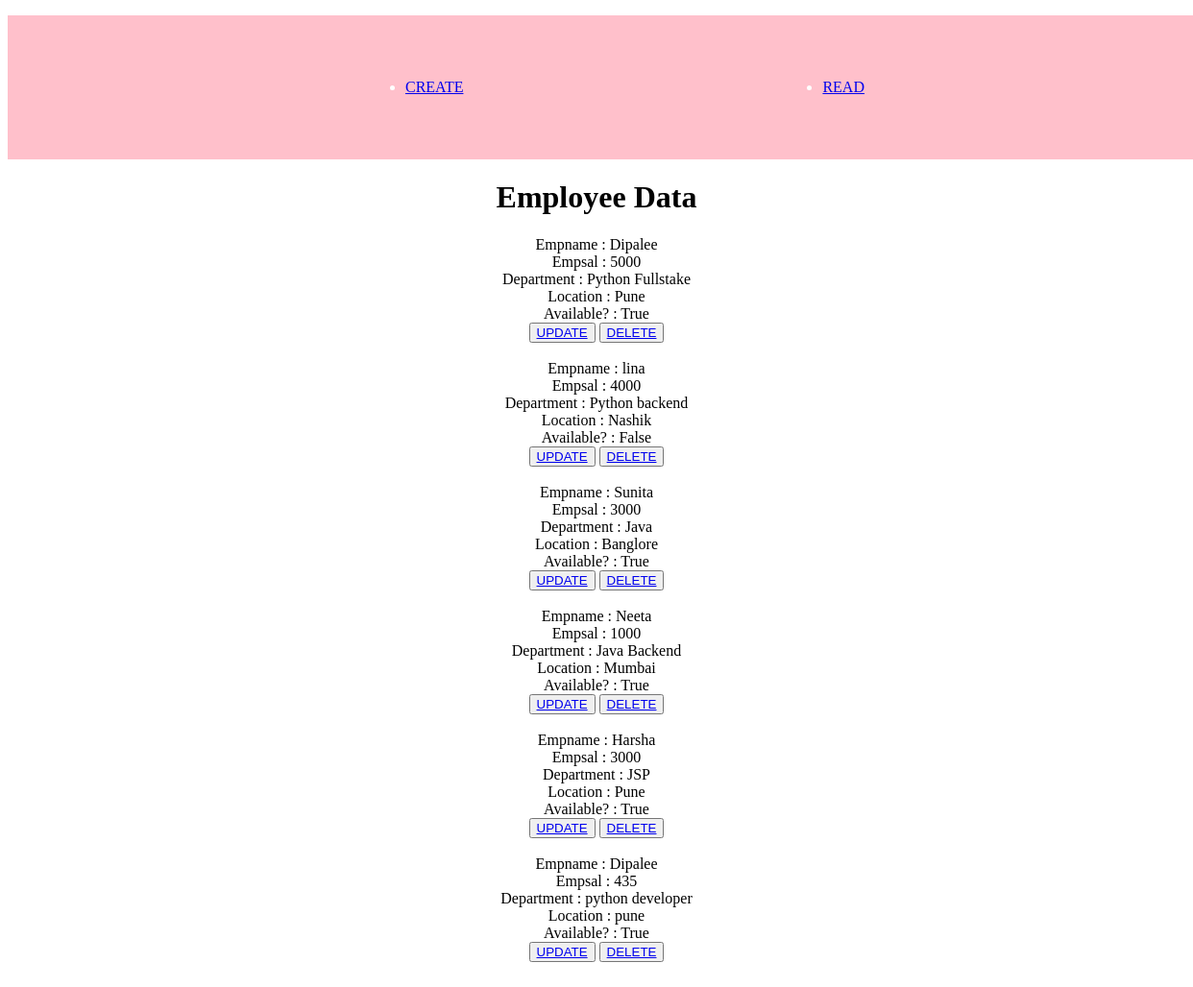
Before: /read with the older database file.
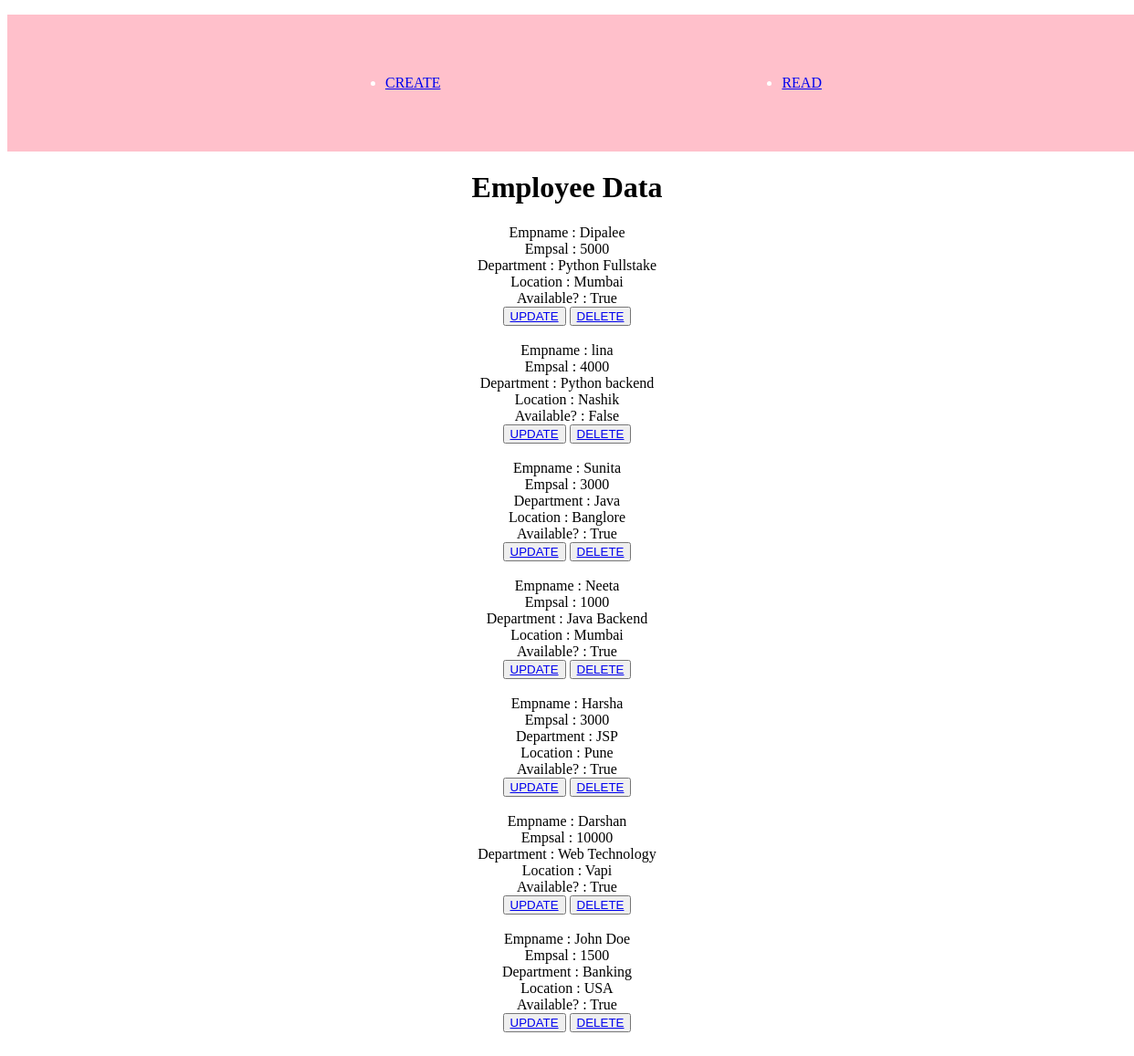
After: the same page with the newer database file.
### base/models.py (models this page shows)
class Employee(models.Model):
    empname = models.CharField(max_length=100)
    empsal = models.IntegerField()
    dept = models.CharField(max_length=50)
    loc = models.CharField(max_length=10)
    avail = models.BooleanField(default=True)

### base/views.py (the view)
# urls.py: path('read', views.read, name='read'),
def read(request):
    data = Employee.objects.all()
    return render(request, 'read.html', {'context':data})

### base/templates/read.html
{% extends "main.html" %}
{% block content %}
    <center>
        <h1>Employee Data</h1>
        {% for obj in context %}
            Empname : {{obj.empname}}<br>
            Empsal : {{obj.empsal}} <br>
            Department : {{obj.dept}} <br>
            Location : {{obj.loc}} <br>
            Available? : {{obj.avail}} <br>
            <button type="button"><a href="{% url 'update' obj.id %}">UPDATE</a></button>
            <button type="button"><a href="{% url 'delete' obj.id %}">DELETE</a></button> <br><br>
        {% endfor %}
    </center>
{% endblock  %}

### templates/main.html (shortened to what this page needs)
{% load static %}
<!DOCTYPE html>
<html lang="en">
<head>
    <link rel="stylesheet" href="{% static 'style.css' %}">
</head>
<body>
    <nav>
        <ul>
            <li><a href="{% url 'create' %}">CREATE</a></li>
            <li><a href="{% url 'read' %}">READ</a></li>
        </ul>
    </nav>
    {% block content %}
    {% endblock %}
</body>
</html>

### static/style.css (style rules this page uses)
nav ul { height: 150px; width: 100%; background-color: pink; color: white; display: flex; justify-content: space-evenly; align-items: center; }

Changed rows visible on the page:
removed Employee: empname "Dipalee", empsal "435", dept "python developer", loc "pune", avail "True"
changed Employee "Dipalee": loc "Pune" → "Mumbai"
added Employee: empname "Darshan", empsal "10000", dept "Web Technology", loc "Vapi", avail "True"
added Employee: empname "John Doe", empsal "1500", dept "Banking", loc "USA", avail "True"
